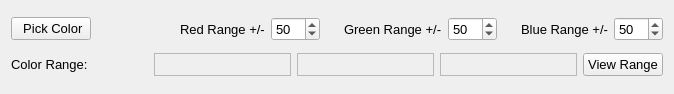
<?xml version="1.0" encoding="UTF-8"?>
<ui version="4.0">
 <class>ColorMatch</class>
 <widget class="QWidget" name="ColorMatch">
  <property name="geometry">
   <rect>
    <x>0</x>
    <y>0</y>
    <width>674</width>
    <height>94</height>
   </rect>
  </property>
  <property name="windowTitle">
   <string>Form</string>
  </property>
  <layout class="QVBoxLayout" name="verticalLayout">
   <item>
    <layout class="QHBoxLayout" name="ColorSelectionLayout">
     <item>
      <widget class="QPushButton" name="colorButton">
       <property name="font">
        <font>
         <pointsize>10</pointsize>
        </font>
       </property>
       <property name="text">
        <string> Pick Color</string>
       </property>
       <property name="icon">
        <iconset resource="ColorMatch.qrc">
         <normaloff>:/icons/color.png</normaloff>:/icons/color.png</iconset>
       </property>
      </widget>
     </item>
     <item>
      <spacer name="horizontalSpacer_4">
       <property name="orientation">
        <enum>Qt::Horizontal</enum>
       </property>
       <property name="sizeHint" stdset="0">
        <size>
         <width>18</width>
         <height>20</height>
        </size>
       </property>
      </spacer>
     </item>
     <item>
      <layout class="QHBoxLayout" name="SpinBoxLayout">
       <item>
        <widget class="QLabel" name="rSensitivityLabel">
         <property name="font">
          <font>
           <pointsize>10</pointsize>
          </font>
         </property>
         <property name="text">
          <string>Red Range +/-</string>
         </property>
        </widget>
       </item>
       <item>
        <widget class="QSpinBox" name="rRangeSpinBox">
         <property name="font">
          <font>
           <pointsize>10</pointsize>
          </font>
         </property>
         <property name="maximum">
          <number>255</number>
         </property>
         <property name="value">
          <number>50</number>
         </property>
        </widget>
       </item>
       <item>
        <spacer name="horizontalSpacer">
         <property name="orientation">
          <enum>Qt::Horizontal</enum>
         </property>
         <property name="sizeHint" stdset="0">
          <size>
           <width>18</width>
           <height>20</height>
          </size>
         </property>
        </spacer>
       </item>
       <item>
        <widget class="QLabel" name="gSensitivityLabel">
         <property name="font">
          <font>
           <pointsize>10</pointsize>
          </font>
         </property>
         <property name="text">
          <string>Green Range +/-</string>
         </property>
        </widget>
       </item>
       <item>
        <widget class="QSpinBox" name="gRangeSpinBox">
         <property name="font">
          <font>
           <pointsize>10</pointsize>
          </font>
         </property>
         <property name="maximum">
          <number>255</number>
         </property>
         <property name="value">
          <number>50</number>
         </property>
        </widget>
       </item>
       <item>
        <spacer name="horizontalSpacer_2">
         <property name="orientation">
          <enum>Qt::Horizontal</enum>
         </property>
         <property name="sizeHint" stdset="0">
          <size>
           <width>18</width>
           <height>20</height>
          </size>
         </property>
        </spacer>
       </item>
       <item>
        <widget class="QLabel" name="bSensitivityLabel">
         <property name="font">
          <font>
           <pointsize>10</pointsize>
          </font>
         </property>
         <property name="text">
          <string>Blue Range +/-</string>
         </property>
        </widget>
       </item>
       <item>
        <widget class="QSpinBox" name="bRangeSpinBox">
         <property name="font">
          <font>
           <pointsize>10</pointsize>
          </font>
         </property>
         <property name="maximum">
          <number>255</number>
         </property>
         <property name="value">
          <number>50</number>
         </property>
        </widget>
       </item>
      </layout>
     </item>
    </layout>
   </item>
   <item>
    <layout class="QHBoxLayout" name="ColorRangeLayout">
     <item>
      <widget class="QLabel" name="colorRangeLabel">
       <property name="font">
        <font>
         <pointsize>10</pointsize>
        </font>
       </property>
       <property name="text">
        <string>Color Range:</string>
       </property>
      </widget>
     </item>
     <item>
      <widget class="QFrame" name="minColor">
       <property name="frameShape">
        <enum>QFrame::StyledPanel</enum>
       </property>
       <property name="frameShadow">
        <enum>QFrame::Raised</enum>
       </property>
      </widget>
     </item>
     <item>
      <widget class="QFrame" name="midColor">
       <property name="frameShape">
        <enum>QFrame::StyledPanel</enum>
       </property>
       <property name="frameShadow">
        <enum>QFrame::Raised</enum>
       </property>
      </widget>
     </item>
     <item>
      <widget class="QFrame" name="maxColor">
       <property name="frameShape">
        <enum>QFrame::StyledPanel</enum>
       </property>
       <property name="frameShadow">
        <enum>QFrame::Raised</enum>
       </property>
      </widget>
     </item>
     <item>
      <widget class="QPushButton" name="viewRangeButton">
       <property name="sizePolicy">
        <sizepolicy hsizetype="Maximum" vsizetype="Fixed">
         <horstretch>0</horstretch>
         <verstretch>0</verstretch>
        </sizepolicy>
       </property>
       <property name="font">
        <font>
         <pointsize>10</pointsize>
        </font>
       </property>
       <property name="text">
        <string>View Range</string>
       </property>
       <property name="icon">
        <iconset resource="ColorMatch.qrc">
         <normaloff>:/icons/eye.png</normaloff>:/icons/eye.png</iconset>
       </property>
      </widget>
     </item>
    </layout>
   </item>
  </layout>
 </widget>
 <resources>
  <include location="ColorMatch.qrc"/>
 </resources>
 <connections/>
</ui>
